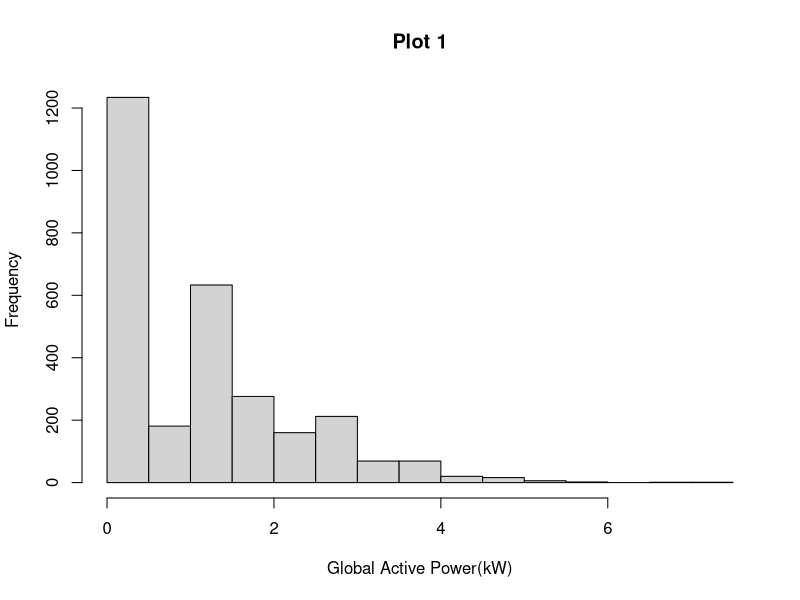

This figure's R source:
myData<-read.csv("Required.csv")
png("Plot1.png",480,480,res=100)
hist(myData$Global_active_power,xlab = "Global Active Power(kW)",main="Plot 1")
dev.off()
